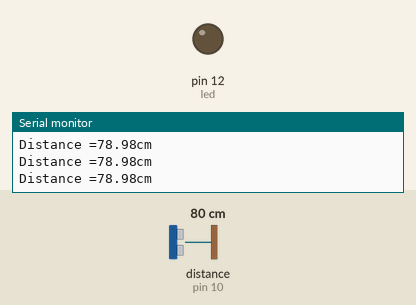
Recording of a sketch running on a simulated Arduino Uno, built with avr-gcc and run on an emulated ATmega328P. Shown: output pins drawn as LEDs (lit = HIGH), the last lines printed to the serial monitor. Wiring (inferred from the names in the program): ultrasonic range finder: trigger pin 9; echo pin 10. The inputs (shaded band) are chosen by the test bench; at power-on: distance to the obstacle (sensor on pin 10) 80 cm. The echo pulse lasts 58.3 µs per cm; pins used as bus, display or sensor lines are not drawn.

Above: at 1.2 s.
1.3 s: distance to the obstacle (sensor on pin 10) set to 12 cm
2.8 s: distance to the obstacle (sensor on pin 10) set to 9 cm
At 4.0 s:
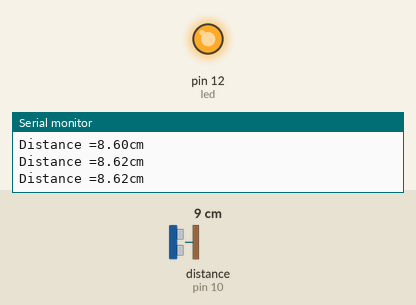
4.3 s: distance to the obstacle (sensor on pin 10) set to 18 cm
At 5.6 s:
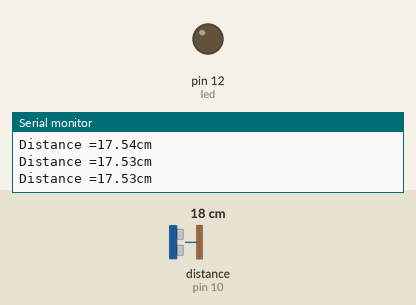
5.9 s: distance to the obstacle (sensor on pin 10) set to 2 cm
At 7.2 s:
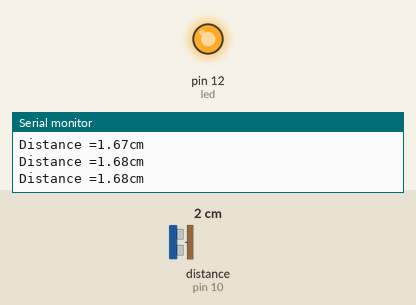
Timing chart, 0 to 8.5 s (numbered marks = the images above; inputs shaded):
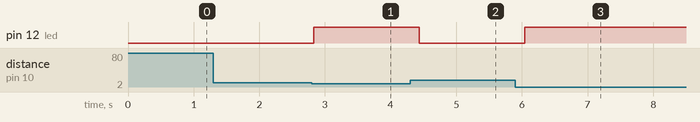

Measured:
- the behaviour switches between 11 and 10 cm on distance to the obstacle (sensor on pin 10) (found by bisection; images 0 and 1)
- after the input at 2.8 s, pin 12 (led): LOW → HIGH at once
- after the input at 4.3 s, pin 12 (led): HIGH → LOW after 0.14 s
- after the input at 5.9 s, pin 12 (led): LOW → HIGH after 0.14 s

The sketch:

hc-sr04-distance-alert.ino
```cpp
#define trig 9
#define echo 10
#define led 12
void setup() {
  Serial.begin(9600);
  pinMode(trig,OUTPUT);
  pinMode(echo,INPUT);
  pinMode(led,OUTPUT);
}

void loop() {
   digitalWrite(trig,LOW);
   delayMicroseconds(2);
   digitalWrite(trig,HIGH);
   delayMicroseconds(10);
   digitalWrite(trig,LOW);
   unsigned long duration = pulseIn(echo,HIGH,38000);

   if (duration == 0){
    Serial.println("NO OBJECT IN RANGE :");
    digitalWrite(led,LOW);
    return;
   }

   float distance = (duration*0.034)/2;

   if(distance <= 10)
   {
      digitalWrite(led,HIGH);
   }
   else
   {
      digitalWrite(led,LOW);
   }
   Serial.print("Distance ="); Serial.print(distance); Serial.println("cm");
   delay(400);
}
```
